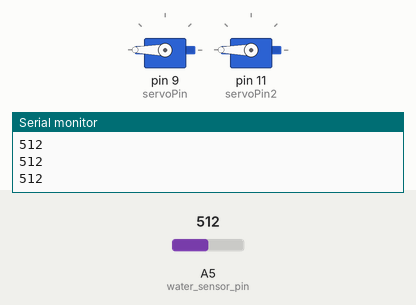
Bench run of a sketch on a simulated Arduino Uno, built with avr-gcc and run on an emulated ATmega328P. Shown: 2 × servo, the last lines printed to the serial monitor. Inputs (shaded band) come from the test bench; at power-on: A5 (water_sensor_pin) = 512.

Above: at 6.2 s.
6.3 s: A5 (water_sensor_pin) set to 309
7.8 s: A5 (water_sensor_pin) set to 288
At 8.28 s:
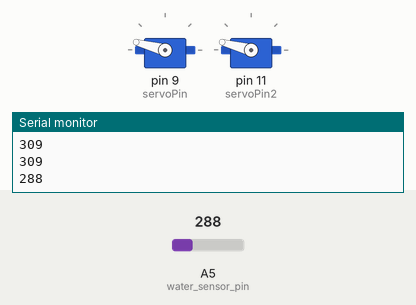
At 14.2 s:
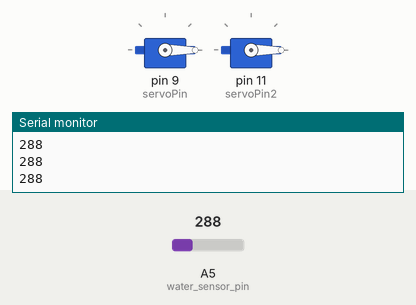
Timing chart, 0 to 15.7 s (numbered marks = the images above; inputs shaded):
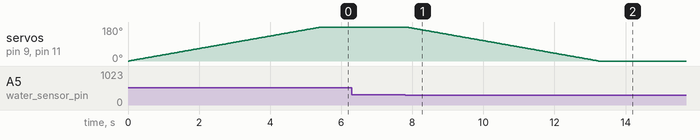

Measured:
- the behaviour switches between 300 and 299 on A5 (water_sensor_pin) (found by bisection; images 0 and 1)
- after the input at 7.8 s, servo on pin 9 (servoPin), servo on pin 11 (servoPin2): moves from 180° to 0° over 5.4 s, starting at once

The sketch:

fishfarmingcode.ino.ino
```cpp
#include <OneWire.h>
#include <Servo.h>
#define ONE_WIRE_BUS 8
OneWire oneWire(ONE_WIRE_BUS);
Servo Servo1;
Servo Servo2;
int servoPin =9 ;
int servoPin2 =11 ;
int water_level;
int water_sensor_pin = A5;
int count=0;
void setup()
{
Serial.begin(9600);
Servo1.attach(servoPin);
Servo2.attach(servoPin2);

}
void loop()
{
water_level=analogRead(water_sensor_pin);
Serial.println(water_level);
if(water_level>=300)
{
if(count==0)
{
for(int i=0;i<=180;i++)
{
Servo1.write(i);
Servo2.write(i);
delay(30);
}
count=1;
}
}


if(water_level<300 && count==1)
{
for(int i=180;i>=0;i--)
{
Servo1.write(i);
Servo2.write(i);
delay(30);
}
count=0;
}
}
```
